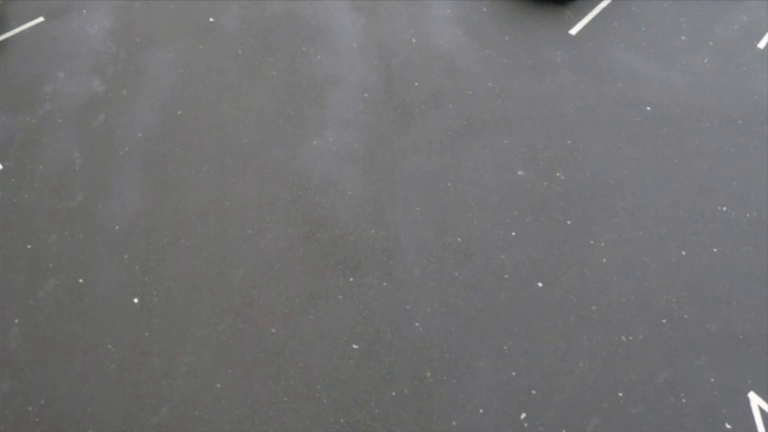
#> input picture frame 37 of data/sample_videos/traffic_cars.mp4, 768 x 432 px
$ python preprocessor.py
#> lines starting #> are read from the running program, lines starting #| are printed output that depends on the picture
"""
Task 3: Video Frame Extraction & Preprocessing
==============================================
Handles video stream ingestion, frame extraction, resolution normalization,
contrast adjustment (CLAHE), and frame filtering.
"""

import os
from typing import Generator, Tuple, Dict, Any, Optional
import cv2
import numpy as np


class VideoPreprocessor:
    """Extracts frames from video files with customizable computer vision preprocessing."""

    def __init__(
        self,
        video_path: str,
        target_size: Optional[Tuple[int, int]] = None,
        apply_clahe: bool = False,
        apply_blur: bool = False,
        blur_kernel: int = 3,
    ):
        if not os.path.exists(video_path):
            raise FileNotFoundError(f"Video file not found at: {video_path}")

        self.video_path = video_path
        self.target_size = target_size
        self.apply_clahe = apply_clahe
        self.apply_blur = apply_blur
        self.blur_kernel = blur_kernel

        # Probe video metadata
        cap = cv2.VideoCapture(video_path)
        if not cap.isOpened():
            raise ValueError(f"Unable to open video stream: {video_path}")

        self.fps = cap.get(cv2.CAP_PROP_FPS)
        if self.fps <= 0 or np.isnan(self.fps):
            self.fps = 30.0  # Safe default if container metadata missing

        self.width = int(cap.get(cv2.CAP_PROP_FRAME_WIDTH))
        self.height = int(cap.get(cv2.CAP_PROP_FRAME_HEIGHT))
        self.total_frames = int(cap.get(cv2.CAP_PROP_FRAME_COUNT))
        self.duration_sec = self.total_frames / self.fps if self.fps > 0 else 0.0
        cap.release()

        # CLAHE instance (for contrast enhancement)
        if self.apply_clahe:
            self.clahe = cv2.createCLAHE(clipLimit=2.0, tileGridSize=(8, 8))

    def get_metadata(self) -> Dict[str, Any]:
        """Return video properties dictionary."""
        return {
            "path": self.video_path,
            "filename": os.path.basename(self.video_path),
            "width": self.width,
            "height": self.height,
            "fps": round(self.fps, 2),
            "total_frames": self.total_frames,
            "duration_sec": round(self.duration_sec, 2),
        }

    def preprocess_frame(self, frame: np.ndarray) -> np.ndarray:
        """
        Applies preprocessing transformations to a raw video frame:
        1. Resizing (if target_size specified)
        2. Gaussian Blur (noise reduction)
        3. CLAHE (illumination normalization in LAB color space)
        """
        processed = frame.copy()
#> processed is the input picture: shape (432, 768, 3); mean B, G, R 114.8, 113.7, 114

        # 1. Resize if required
        if self.target_size is not None:
            processed = cv2.resize(processed, self.target_size, interpolation=cv2.INTER_LINEAR)

        # 2. Noise reduction
        if self.apply_blur and self.blur_kernel > 1:
            k = self.blur_kernel if self.blur_kernel % 2 == 1 else self.blur_kernel + 1
            processed = cv2.GaussianBlur(processed, (k, k), 0)

        # 3. Contrast adjustment (CLAHE on L-channel of LAB space to preserve colors)
        if self.apply_clahe:
            lab = cv2.cvtColor(processed, cv2.COLOR_BGR2LAB)
#> lab: shape (432, 768, 3); mean of channels 0, 1, 2 122.3, 128.3, 127.4
            l, a, b = cv2.split(lab)
            l_clahe = self.clahe.apply(l)
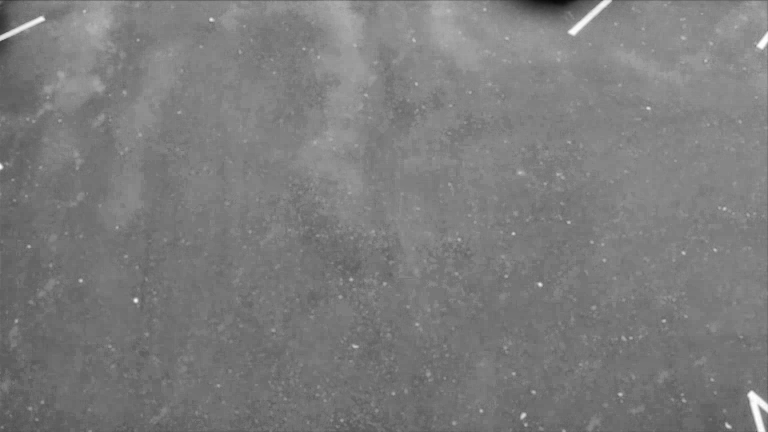
#> l_clahe: shape (432, 768); min 7, max 255, mean 124.1
            lab_clahe = cv2.merge((l_clahe, a, b))
#> lab_clahe: shape (432, 768, 3); mean of channels 0, 1, 2 124.1, 128.3, 127.4
            processed = cv2.cvtColor(lab_clahe, cv2.COLOR_LAB2BGR)

        return processed

    def stream_frames(
        self, start_frame: int = 0, max_frames: Optional[int] = None
    ) -> Generator[Tuple[int, float, np.ndarray, np.ndarray], None, None]:
        """
        Yields (frame_index, timestamp_sec, original_frame, preprocessed_frame).
        """
        cap = cv2.VideoCapture(self.video_path)
        if start_frame > 0:
            cap.set(cv2.CAP_PROP_POS_FRAMES, start_frame)

        frame_idx = start_frame
        yielded_count = 0

        while cap.isOpened():
            ret, frame = cap.read()
            if not ret or frame is None:
                break

            timestamp_sec = frame_idx / self.fps
            preprocessed = self.preprocess_frame(frame)

            yield frame_idx, timestamp_sec, frame, preprocessed

            frame_idx += 1
            yielded_count += 1
            if max_frames is not None and yielded_count >= max_frames:
                break

        cap.release()


if __name__ == "__main__":
    print("Testing VideoPreprocessor...")
    from config import SAMPLE_VIDEOS_DIR

    sample_video = os.path.join(SAMPLE_VIDEOS_DIR, "traffic_cars.mp4")
    if os.path.exists(sample_video):
        prep = VideoPreprocessor(sample_video, apply_clahe=True)
        print("Metadata:", prep.get_metadata())
        for f_idx, t_sec, raw, proc in prep.stream_frames(max_frames=5):
#> in preprocess_frame (call 2), `lab = cv2.cvtColor(processed, cv2.COLOR_BGR2LAB)`: lab: shape (432, 768, 3); mean of channels 0, 1, 2 122.4, 128.3, 127.4
#> in preprocess_frame (call 2), `lab_clahe = cv2.merge((l_clahe, a, b))`: lab_clahe: shape (432, 768, 3); mean of channels 0, 1, 2 124.1, 128.3, 127.4
            print(f"Frame {f_idx}: raw {raw.shape}, proc {proc.shape}, timestamp {t_sec:.3f}s")
#> pass 2 of the loop `for f_idx, t_sec, raw, proc in prep.stream_frames(max_frames=5):`:
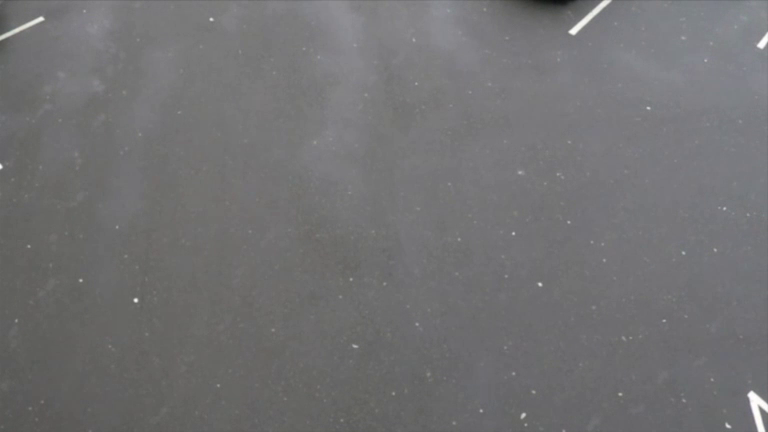
#> input picture frame 39 of data/sample_videos/traffic_cars.mp4, 768 x 432 px
#> in preprocess_frame, processed is the input picture: shape (432, 768, 3); mean B, G, R 114.9, 113.8, 114.1
#> lab: shape (432, 768, 3); mean of channels 0, 1, 2 122.4, 128.3, 127.4
#> in preprocess_frame (call 3), `l_clahe = self.clahe.apply(l)`:
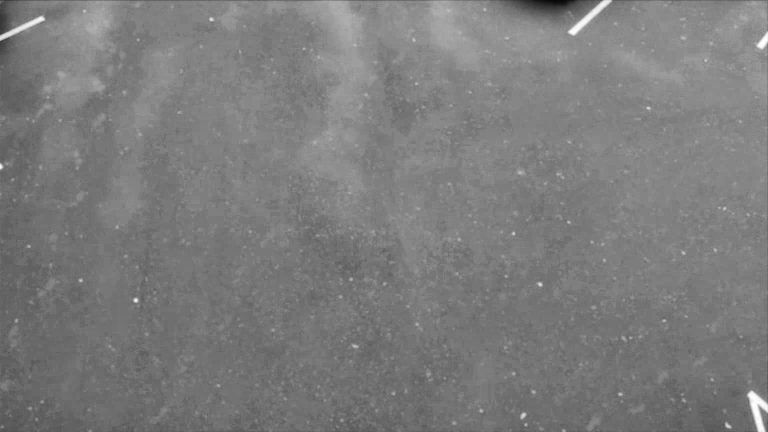
#> l_clahe: shape (432, 768); min 6, max 255, mean 124
#> lab_clahe: shape (432, 768, 3); mean of channels 0, 1, 2 124, 128.3, 127.4
#> pass 3 of the loop `for f_idx, t_sec, raw, proc in prep.stream_frames(max_frames=5):`:
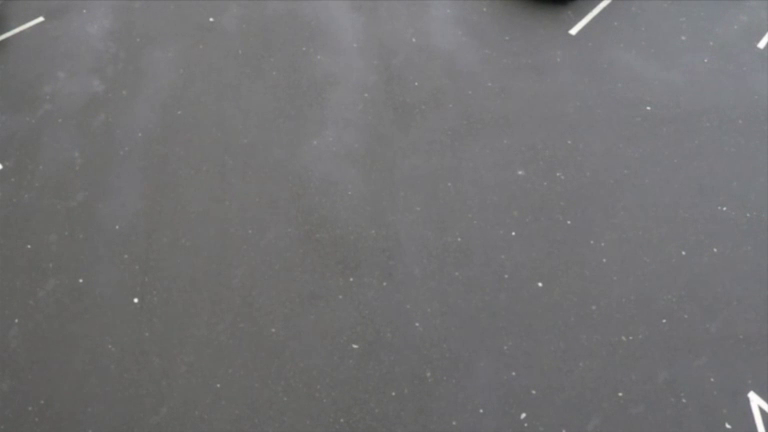
#> input picture frame 40 of data/sample_videos/traffic_cars.mp4, 768 x 432 px
#> in preprocess_frame, processed is the input picture: shape (432, 768, 3); mean B, G, R 114.9, 113.8, 114.1
#> lab: shape (432, 768, 3); mean of channels 0, 1, 2 122.4, 128.3, 127.4
#> in preprocess_frame (call 4), `l_clahe = self.clahe.apply(l)`:
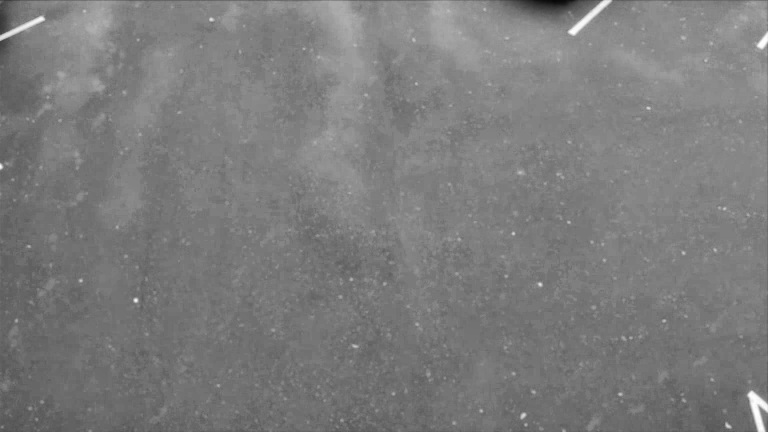
#> l_clahe: shape (432, 768); min 6, max 255, mean 124
#> lab_clahe: shape (432, 768, 3); mean of channels 0, 1, 2 124, 128.3, 127.4
#> the loop made 5 passes; the first 3 are shown
        print("Preprocessor test passed!")
    else:
        print(f"Sample video not found at: {sample_video}")

$ run again, starting later in the video
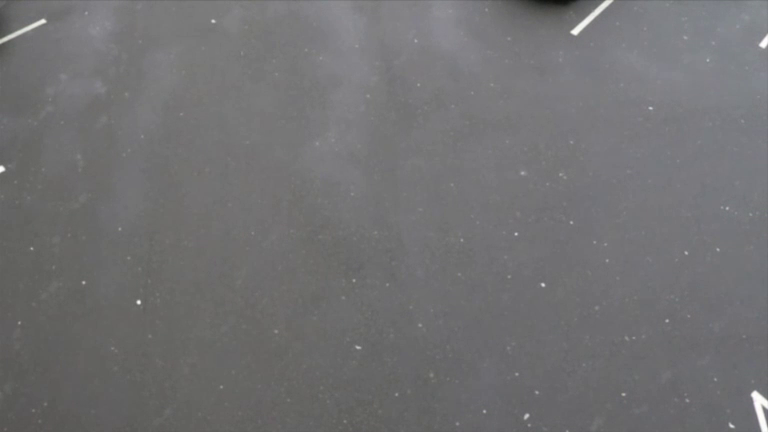
#> input picture frame 169 of data/sample_videos/traffic_cars.mp4, 768 x 432 px
#> in preprocess_frame, processed is the input picture: shape (432, 768, 3); mean B, G, R 114.4, 113.2, 113.6
#> lab: shape (432, 768, 3); mean of channels 0, 1, 2 121.9, 128.3, 127.4
#> in preprocess_frame, `l_clahe = self.clahe.apply(l)`:
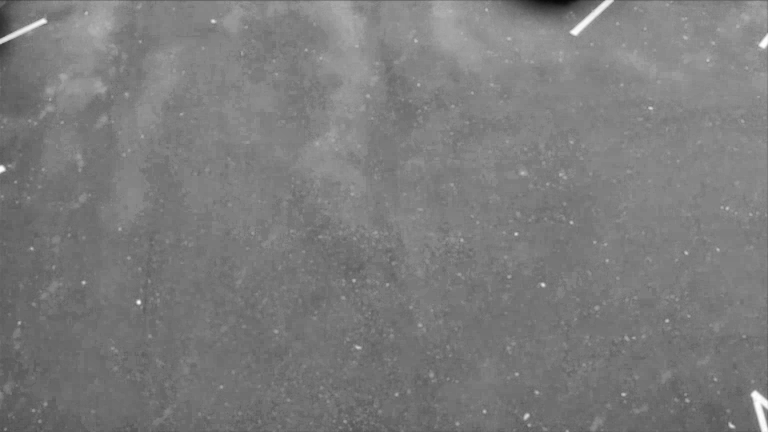
#> l_clahe: shape (432, 768); min 6, max 255, mean 123.8
#> lab_clahe: shape (432, 768, 3); mean of channels 0, 1, 2 123.8, 128.3, 127.4
#> lab: shape (432, 768, 3); mean of channels 0, 1, 2 121.9, 128.3, 127.4
#> lab_clahe: shape (432, 768, 3); mean of channels 0, 1, 2 123.8, 128.3, 127.4

$ run again, starting later in the video
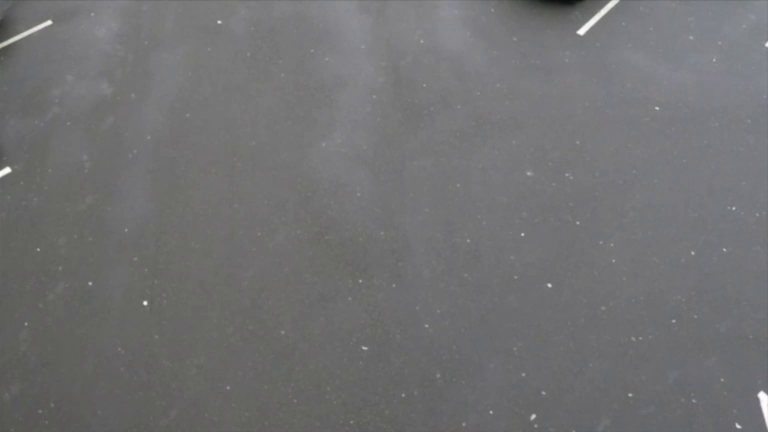
#> input picture frame 301 of data/sample_videos/traffic_cars.mp4, 768 x 432 px
#> in preprocess_frame, processed is the input picture: shape (432, 768, 3); mean B, G, R 114.4, 113.1, 113.4
#> lab: shape (432, 768, 3); mean of channels 0, 1, 2 121.8, 128.3, 127.3
#> in preprocess_frame, `l_clahe = self.clahe.apply(l)`:
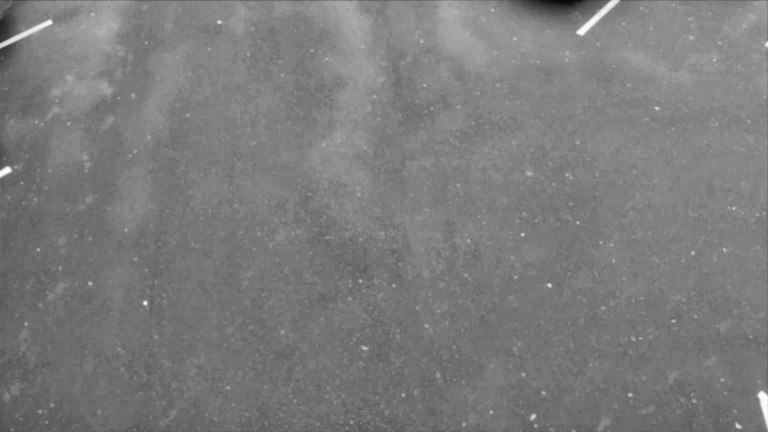
#> l_clahe: shape (432, 768); min 6, max 255, mean 123.7
#> lab_clahe: shape (432, 768, 3); mean of channels 0, 1, 2 123.7, 128.3, 127.3
#> lab: shape (432, 768, 3); mean of channels 0, 1, 2 121.8, 128.3, 127.3
#> lab_clahe: shape (432, 768, 3); mean of channels 0, 1, 2 123.8, 128.3, 127.3
